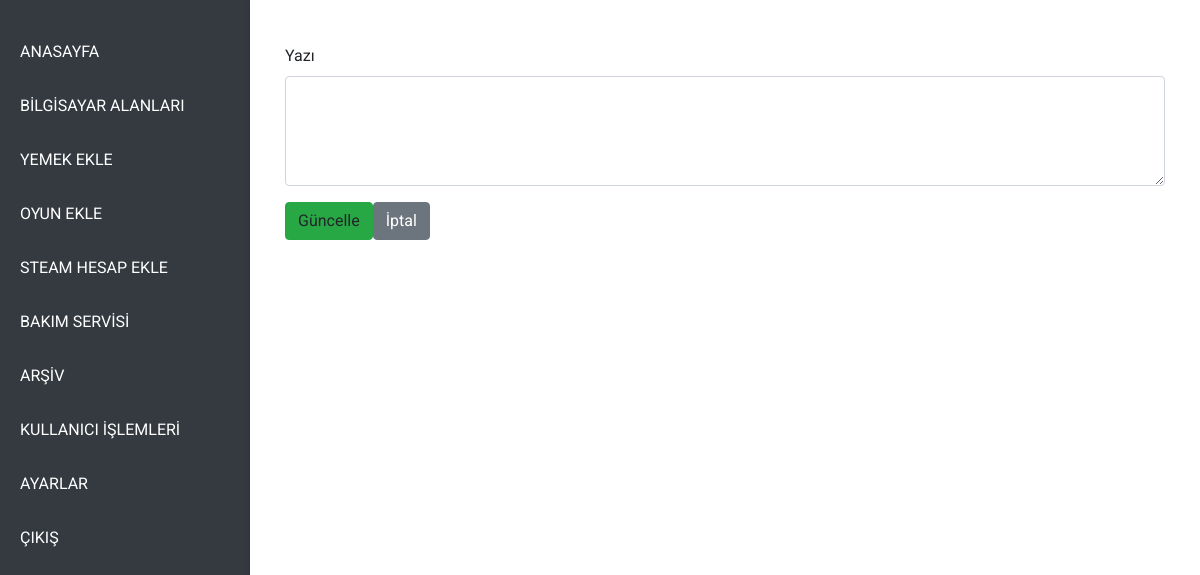
/updatetextandmedia/1 (signed in), run on an earlier commit of the app's database.
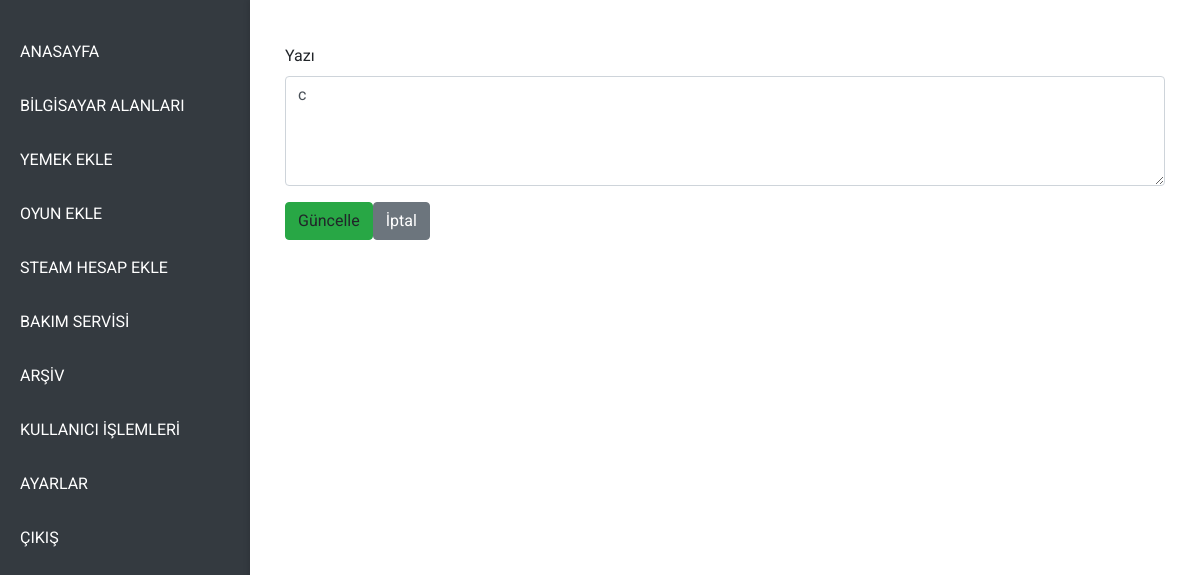
And on a later commit of the database.
### models.py (models this page shows)
class BaseModel(db.Model):
    __abstract__ = True
    page_name = db.Column(db.String(50), unique=False, nullable=True)
    title = db.Column(db.String(100), unique=False, nullable=True)

class tbltext(BaseModel):
    id = db.Column(db.Integer, primary_key=True)
    text_message = db.Column(db.String(5000), nullable=True)

### app.py (the view)
@app.route("/updatetextandmedia/<int:id>", methods=['GET', 'POST'])
@login_required
def updatetextandmedia(id):
    text = tbltext.query.filter_by(id = id).first()
    if request.method == "POST":
        if text:
            text.text_message = request.form.get('text')
        db.session.commit()
        return jsonify({"message": "Güncelleme başarılı", "status": "success"}), 200
    return render_template("admin/updatepage/updatetextandmedia.html", text = text)

### helpers.py (called while the page is built)
def login_required(f):
    @wraps(f)
    def decorated_function(*args, **kwargs):
        if session.get("user_id") is None:
            return redirect("/login")
        return f(*args, **kwargs)
    return decorated_function

### templates/admin/updatepage/updatetextandmedia.html (shortened to what this page needs)
{% extends "admin/adminlayout.html" %}
{% block main %}
<div class="container-fluid mt-4">
    <div class="form-group">
        <label for="text">Yazı</label>
        <textarea autocomplete="off" name="text" id="text" class="form-control" rows="4">{{text.text_message}}</textarea>
    </div>
    <a onclick="updatetextandmedia()" class="btn btn-success">Güncelle</button>
    <a href="/indexa" class="btn btn-secondary">İptal</a>
</div>
{% endblock %}

### templates/admin/adminlayout.html (shortened to what this page needs)
<!DOCTYPE html>
<html lang="en">
<head>
    <link rel="stylesheet" href="https://maxcdn.bootstrapcdn.com/bootstrap/4.0.0-beta/css/bootstrap.min.css">
    <link rel="stylesheet" href="https://cdnjs.cloudflare.com/ajax/libs/font-awesome/4.5.0/css/font-awesome.min.css">
    <link href="https://fonts.googleapis.com/css?family=Roboto" rel="stylesheet"> <link rel='stylesheet' href='https://cdnjs.cloudflare.com/ajax/libs/twitter-bootstrap/4.0.0-beta/css/bootstrap.min.css'>
    <link rel='stylesheet' href='https://cdnjs.cloudflare.com/ajax/libs/font-awesome/4.5.0/css/font-awesome.min.css'>
    <link rel="stylesheet" href="static/css/admin/indexadmin.css">
    <link rel="stylesheet" href="../static/css/admin/indexadmin.css">
</head>
<body>
    <div class="main">
        <div class="leftbar">
            <ul>
                <li class="nav-item"><a class="nav-link" href="/indexa">ANASAYFA</a></li>
                <li class="nav-item"><a class="nav-link" href="/computerfields">BİLGİSAYAR ALANLARI</a></li>
                <li class="nav-item"><a class="nav-link" href="/foodsadd">YEMEK EKLE</a></li>
                <li class="nav-item"><a class="nav-link" href="/gamesadd">OYUN EKLE</a></li>
                <li class="nav-item"><a class="nav-link" href="/steamsadd">STEAM HESAP EKLE</a></li>
                <li class="nav-item"><a class="nav-link" href="/service">BAKIM SERVİSİ</a></li>
                <li class="nav-item"><a class="nav-link" href="/arsive">ARŞİV</a></li>
                <li class="nav-item"><a class="nav-link" href="/useradd">KULLANICI İŞLEMLERİ</a></li>
                <li class="nav-item"><a class="nav-link" href="/settings">AYARLAR</a></li>
                <li class="nav-item"><a class="nav-link" href="/logout">ÇIKIŞ</a></li>
            </ul>
        </div>
        <div class="rightbar">
            {% block main %}{% endblock %}
        </div>
    </div>
</body>
</html>

### static/css/admin/indexadmin.css (style rules this page uses)
body, html { margin: 0; padding: 0; font-family: 'Roboto', sans-serif; height: 100%; background-color: #f8f9fa; }
.main { display: flex; height: 100vh; }
.leftbar { width: 250px; background-color: #343a40; color: #fff; display: flex; flex-direction: column; padding-top: 20px; box-shadow: 2px 0 5px rgba(0, 0, 0, 0.3); }
.leftbar ul { list-style: none; padding: 0; margin: 0; }
.leftbar .nav-item { margin: 10px 0; }
.leftbar .nav-link { color: #fff; text-decoration: none; padding: 10px 20px; display: block; font-size: 16px; transition: background 0.3s ease, padding-left 0.3s ease; }
.rightbar { flex-grow: 1; padding: 20px; background-color: #ffffff; overflow-y: auto; box-shadow: -2px 0 5px rgba(0, 0, 0, 0.1); }

What changed in the data, as far as the page shows it:
now on this page (row edited): tbltext: text "c"
